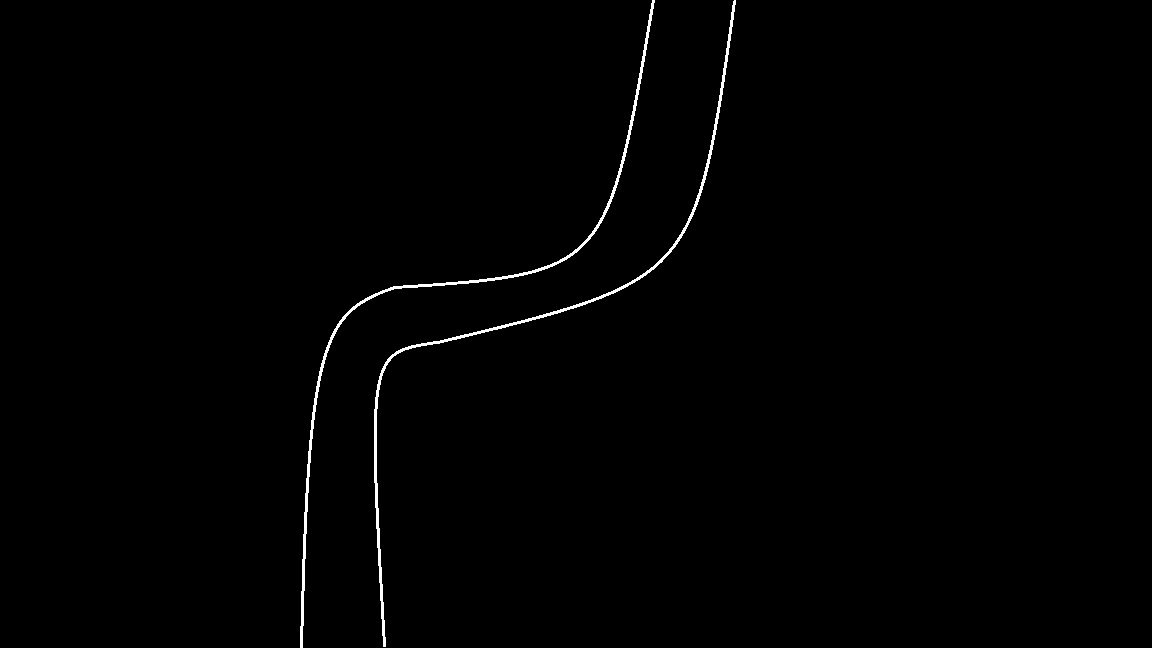
//> input picture FindDistanceBetweenLines_trackbar/src.png, 1152 x 648 px
$ ./main src.png   (built with g++ and OpenCV 4)
//> lines starting //> are read from the running program, lines starting //| are printed output that depends on the picture; after the words box and inside, x2 and y2 are one past the last pixel; in counts of white or black regions, pixels touching at a corner belong together
//> further down, img is the input picture: 648 rows x 1152 cols, CV_8UC1; min 0, max 255, mean 1.8
#include <opencv2/core/utility.hpp>
#include "opencv2/imgproc.hpp"
#include "opencv2/imgcodecs.hpp"
#include "opencv2/highgui.hpp"
#include "opencv2/opencv.hpp"
#include <iostream>
using namespace cv;
using namespace std;
Mat img;
int threshval = 100;
static void on_trackbar(int, void*)
{
    Mat bw = threshval < 128 ? (img < threshval) : (img > threshval);
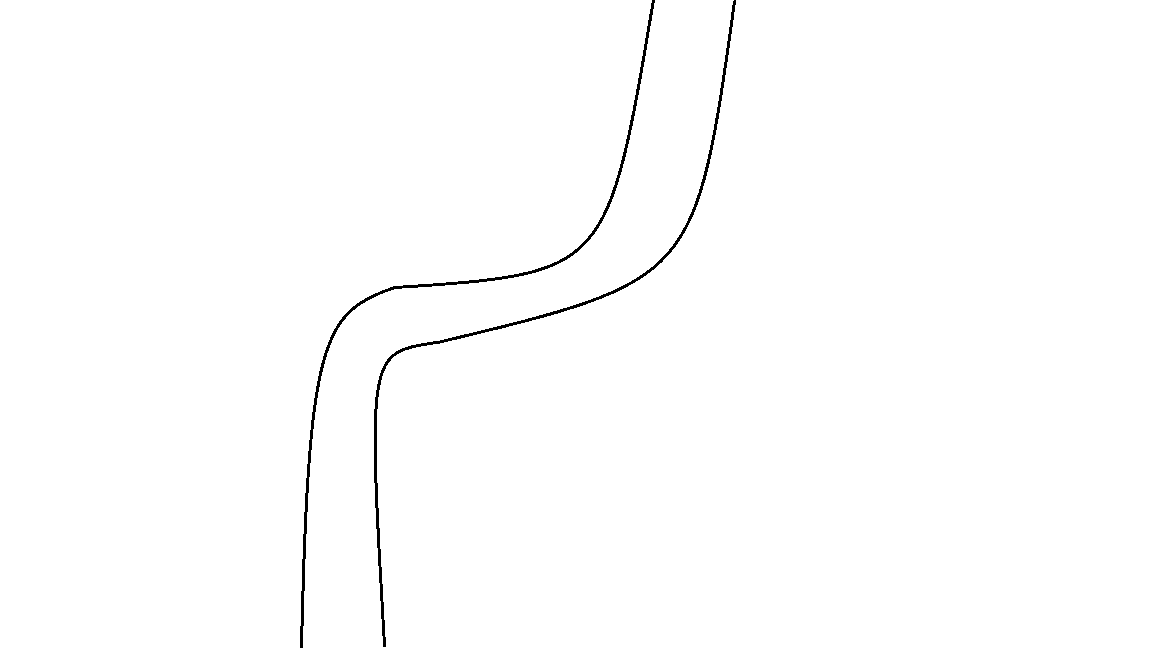
//> bw: 648 rows x 1152 cols, CV_8UC1; 99.3% white; 2 black regions, box (x1, y1, x2, y2) and area: (374, 0, 736, 647) 2568, (300, 0, 655, 648) 2550
    Mat labelImage(img.size(), CV_32S);
    int nLabels = connectedComponents(bw, labelImage, 8);
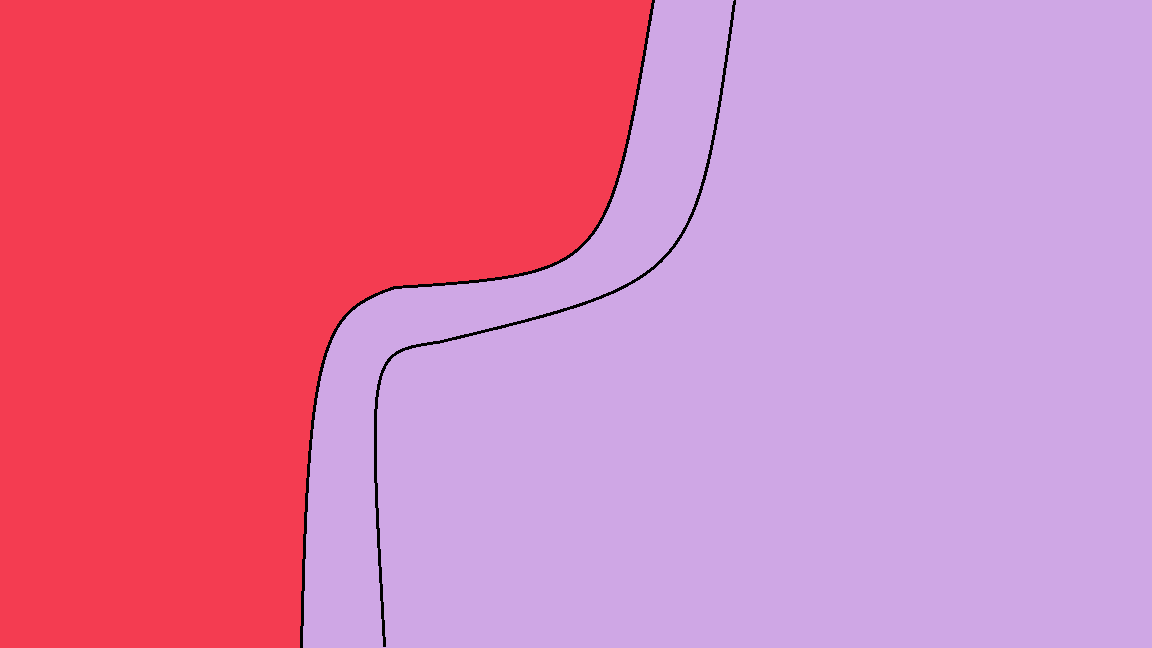
//> labelImage: 648 rows x 1152 cols, CV_32SC1; 3 distinct labels, from 0 to 2; one colour per label, 0 black
//> nLabels = 3
    std::vector<Vec3b> colors(nLabels);
    colors[0] = Vec3b(0, 0, 0);//background
    for(int label = 1; label < nLabels; ++label){
        colors[label] = Vec3b( (rand()&255), (rand()&255), (rand()&255) );
    }
//> this loop made 2 passes
    Mat dst(img.size(), CV_8UC3);
    for(int r = 0; r < dst.rows; ++r){
        for(int c = 0; c < dst.cols; ++c){
            int label = labelImage.at<int>(r, c);
            Vec3b &pixel = dst.at<Vec3b>(r, c);
            pixel = colors[label];
        }
    }
    imshow( "Connected Components", dst );
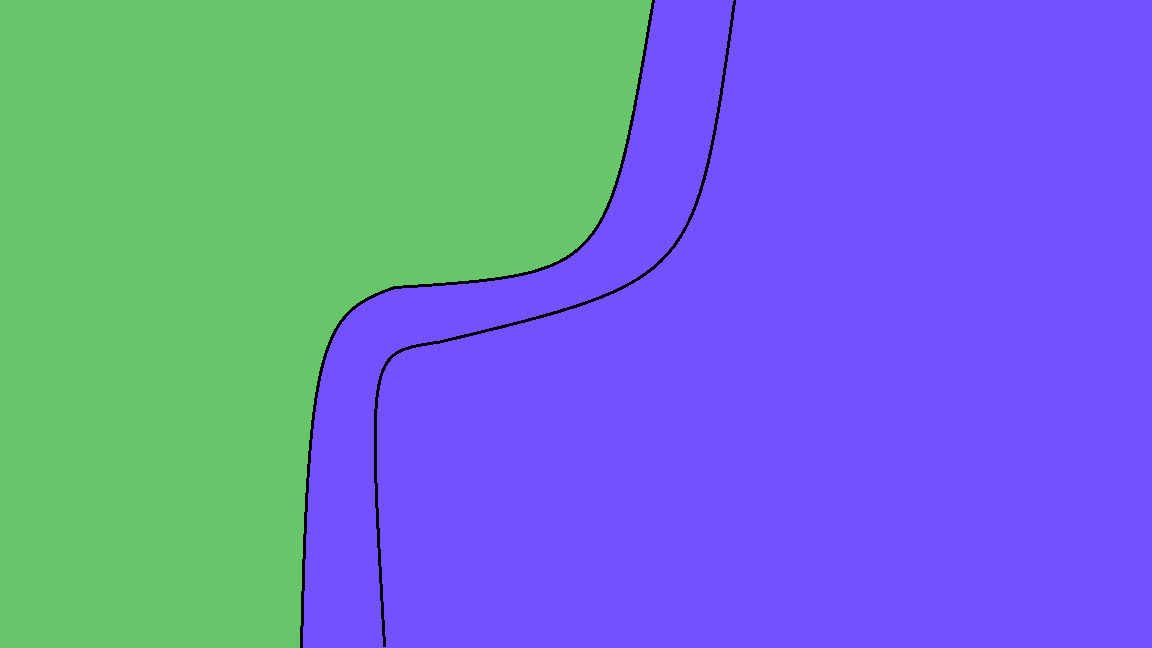
//> window 'Connected Components': 648 rows x 1152 cols, CV_8UC3; mean B, G, R 195.2, 125.8, 109.6
}
static void help()
{
    cout << "\n This program demonstrates connected components and use of the trackbar\n"
        "Usage: \n"
        "  ./connected_components <image(../data/stuff.jpg as default)>\n"
        "The image is converted to grayscale and displayed, another image has a trackbar\n"
        "that controls thresholding and thereby the extracted contours which are drawn in color\n";
}
const char* keys =
{
    "{help h||}{@image|../data/stuff.jpg|image for converting to a grayscale}"
};
int main( int argc, const char** argv )
{
    CommandLineParser parser(argc, argv, keys);
    if (parser.has("help"))
    {
        help();
        return 0;
    }
    string inputImage ="src.png";
    img = imread(inputImage.c_str(), 0);
    if(img.empty())
    {
        cout << "Could not read input image file: " << inputImage << endl;
        return -1;
    }
    namedWindow( "Image", 1 );
    imshow( "Image", img );
    namedWindow( "Connected Components", 1 );
    createTrackbar( "Threshold", "Connected Components", &threshval, 255, on_trackbar );
    on_trackbar(threshval, 0);
    waitKey(0);
    return 0;
}
